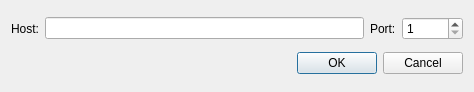
<?xml version="1.0" encoding="UTF-8"?>
<ui version="4.0">
 <class>NewPoolDialog</class>
 <widget class="QDialog" name="NewPoolDialog">
  <property name="geometry">
   <rect>
    <x>0</x>
    <y>0</y>
    <width>474</width>
    <height>92</height>
   </rect>
  </property>
  <property name="windowTitle">
   <string>New pool</string>
  </property>
  <layout class="QVBoxLayout" name="verticalLayout">
   <item>
    <layout class="QHBoxLayout" name="horizontalLayout">
     <item>
      <widget class="QLabel" name="label">
       <property name="text">
        <string>Host:</string>
       </property>
      </widget>
     </item>
     <item>
      <widget class="QLineEdit" name="m_hostEdit"/>
     </item>
     <item>
      <widget class="QLabel" name="label_2">
       <property name="text">
        <string>Port:</string>
       </property>
      </widget>
     </item>
     <item>
      <widget class="QSpinBox" name="m_portSpin">
       <property name="minimum">
        <number>1</number>
       </property>
       <property name="maximum">
        <number>65535</number>
       </property>
      </widget>
     </item>
    </layout>
   </item>
   <item>
    <layout class="QHBoxLayout" name="horizontalLayout_2">
     <item>
      <spacer name="horizontalSpacer">
       <property name="orientation">
        <enum>Qt::Horizontal</enum>
       </property>
       <property name="sizeHint" stdset="0">
        <size>
         <width>40</width>
         <height>20</height>
        </size>
       </property>
      </spacer>
     </item>
     <item>
      <widget class="QPushButton" name="m_okButton">
       <property name="text">
        <string>OK</string>
       </property>
       <property name="autoDefault">
        <bool>false</bool>
       </property>
       <property name="default">
        <bool>true</bool>
       </property>
      </widget>
     </item>
     <item>
      <widget class="QPushButton" name="m_cancelButton">
       <property name="text">
        <string>Cancel</string>
       </property>
      </widget>
     </item>
    </layout>
   </item>
  </layout>
 </widget>
 <tabstops>
  <tabstop>m_hostEdit</tabstop>
  <tabstop>m_portSpin</tabstop>
  <tabstop>m_cancelButton</tabstop>
  <tabstop>m_okButton</tabstop>
 </tabstops>
 <resources/>
 <connections>
  <connection>
   <sender>m_okButton</sender>
   <signal>clicked()</signal>
   <receiver>NewPoolDialog</receiver>
   <slot>accept()</slot>
   <hints>
    <hint type="sourcelabel">
     <x>500</x>
     <y>62</y>
    </hint>
    <hint type="destinationlabel">
     <x>276</x>
     <y>44</y>
    </hint>
   </hints>
  </connection>
  <connection>
   <sender>m_cancelButton</sender>
   <signal>clicked()</signal>
   <receiver>NewPoolDialog</receiver>
   <slot>reject()</slot>
   <hints>
    <hint type="sourcelabel">
     <x>417</x>
     <y>62</y>
    </hint>
    <hint type="destinationlabel">
     <x>276</x>
     <y>44</y>
    </hint>
   </hints>
  </connection>
 </connections>
</ui>
